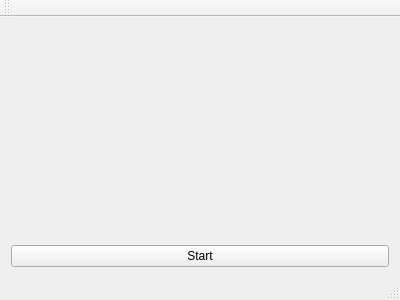
<?xml version="1.0" encoding="UTF-8"?>
<ui version="4.0">
 <class>MainWindow</class>
 <widget class="QMainWindow" name="MainWindow">
  <property name="geometry">
   <rect>
    <x>0</x>
    <y>0</y>
    <width>400</width>
    <height>300</height>
   </rect>
  </property>
  <property name="windowTitle">
   <string>MainWindow</string>
  </property>
  <widget class="QWidget" name="centralWidget">
   <layout class="QVBoxLayout" name="verticalLayout">
    <item>
     <layout class="QHBoxLayout" name="horizontalLayout">
      <property name="spacing">
       <number>10</number>
      </property>
      <item>
       <widget class="Countdown" name="c3" native="true"/>
      </item>
      <item>
       <widget class="Countdown" name="c2" native="true"/>
      </item>
      <item>
       <widget class="Countdown" name="c1" native="true"/>
      </item>
     </layout>
    </item>
    <item>
     <widget class="QPushButton" name="btnToggle">
      <property name="text">
       <string>Start</string>
      </property>
     </widget>
    </item>
   </layout>
  </widget>
  <widget class="QMenuBar" name="menuBar">
   <property name="geometry">
    <rect>
     <x>0</x>
     <y>0</y>
     <width>400</width>
     <height>22</height>
    </rect>
   </property>
  </widget>
  <widget class="QToolBar" name="mainToolBar">
   <attribute name="toolBarArea">
    <enum>TopToolBarArea</enum>
   </attribute>
   <attribute name="toolBarBreak">
    <bool>false</bool>
   </attribute>
  </widget>
  <widget class="QStatusBar" name="statusBar"/>
 </widget>
 <layoutdefault spacing="6" margin="11"/>
 <customwidgets>
  <customwidget>
   <class>Countdown</class>
   <extends>QWidget</extends>
   <header>countdown.h</header>
   <container>1</container>
  </customwidget>
 </customwidgets>
 <resources/>
 <connections/>
</ui>
